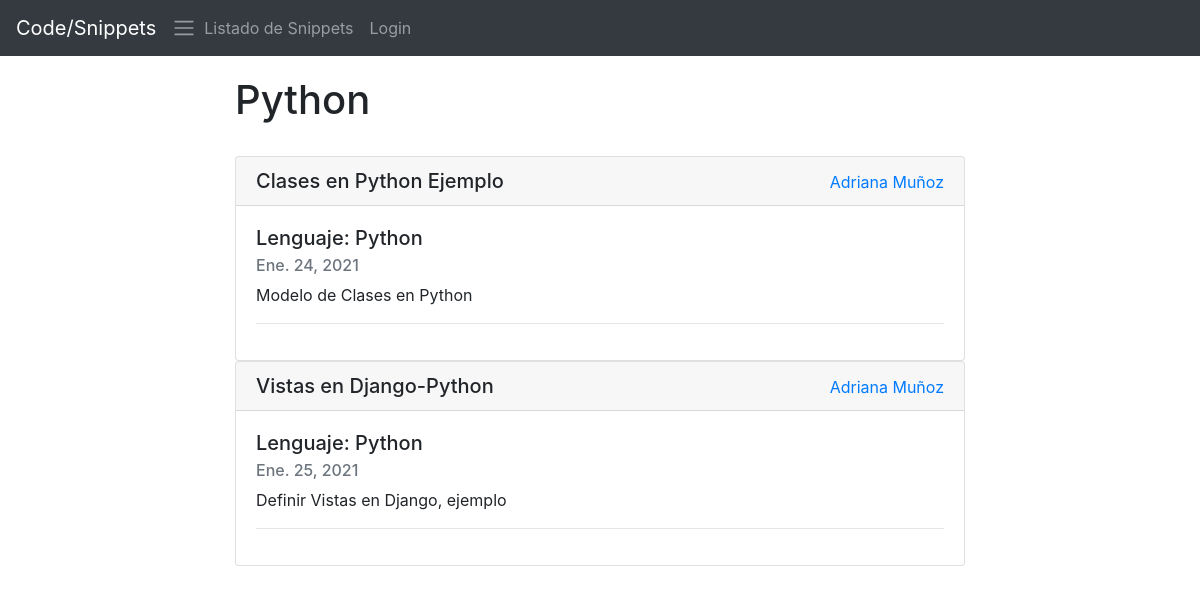
The app's page /category/python with its own data.
### snippets/models.py (models this page shows)
class Snippet(models.Model):
    user = models.ForeignKey(User, verbose_name="usuario", on_delete=models.CASCADE)
    created = models.DateField(auto_now_add=True, verbose_name="creado")
    updated = models.DateField(auto_now_add=True, verbose_name="editado")
    name = models.CharField(max_length=255, verbose_name="name")
    description = models.TextField(verbose_name="descripción")
    snippet = models.TextField(verbose_name="snnipet")
    languages = models.ForeignKey(Language, verbose_name="lenguaje", on_delete= models.CASCADE)
    public = models.BooleanField(default=False, verbose_name="¿Público?")
    class Meta:
        verbose_name = "Snippet"
        verbose_name_plural = "Snippets"

class Language(models.Model):
    name = models.CharField(max_length=50, verbose_name="name")
    slug = models.CharField(max_length=50, unique=True, verbose_name="slug")
    class Meta:
        verbose_name = "Lenguaje"
        verbose_name_plural = "Lenguajes"
    def __str__(self):
        return self.name

### snippets/views.py (the view)
# urls.py: path('category/python', views.CategoryPython, name='category_python'),
def CategoryPython(request):
    snippets = Snippet.objects.all()
    snippets = Snippet.objects.filter(public=True, languages=1)
    return render(request, 'snippets/category_python.html', {
        'snippets': snippets
    })

### snippets/templates/snippets/category_python.html
{% extends "base.html" %}
{% block content %}
<div class="row justify-content-md-center" style="padding-top:20px;">
     <div class="col-md-8">
          <h1>Python</h1>
          <br>
          {% for snippet in snippets %}
            <div class="card">
                <h5 class="card-header">{{snippet.name}}<a href="{% url 'snippets_user' %}"  class="float-right"><small>{{snippet.user.first_name}} {{snippet.user.last_name}}</small></a></h5>
                <div class="card-body">
                    <h5 class="card-title">Lenguaje: {{snippet.languages}}</h5>
                    <h6 class="card-subtitle mb-2 text-muted">{{snippet.created}}</h6>
                    <p class="card-text">{{snippet.description}}</p>
                    <hr>
                </div>
            </div>
        {% endfor %}
     </div>
</div>
{% endblock %}

### records on screen
Snippet: name "Clases en Python Ejemplo", user.first_name "Adriana", user.last_name "Muñoz", languages "Python", created "Ene. 24, 2021", description "Modelo de Clases en Python"
Snippet: name "Vistas en Django-Python", user.first_name "Adriana", user.last_name "Muñoz", languages "Python", created "Ene. 25, 2021", description "Definir Vistas en Django, ejemplo"
